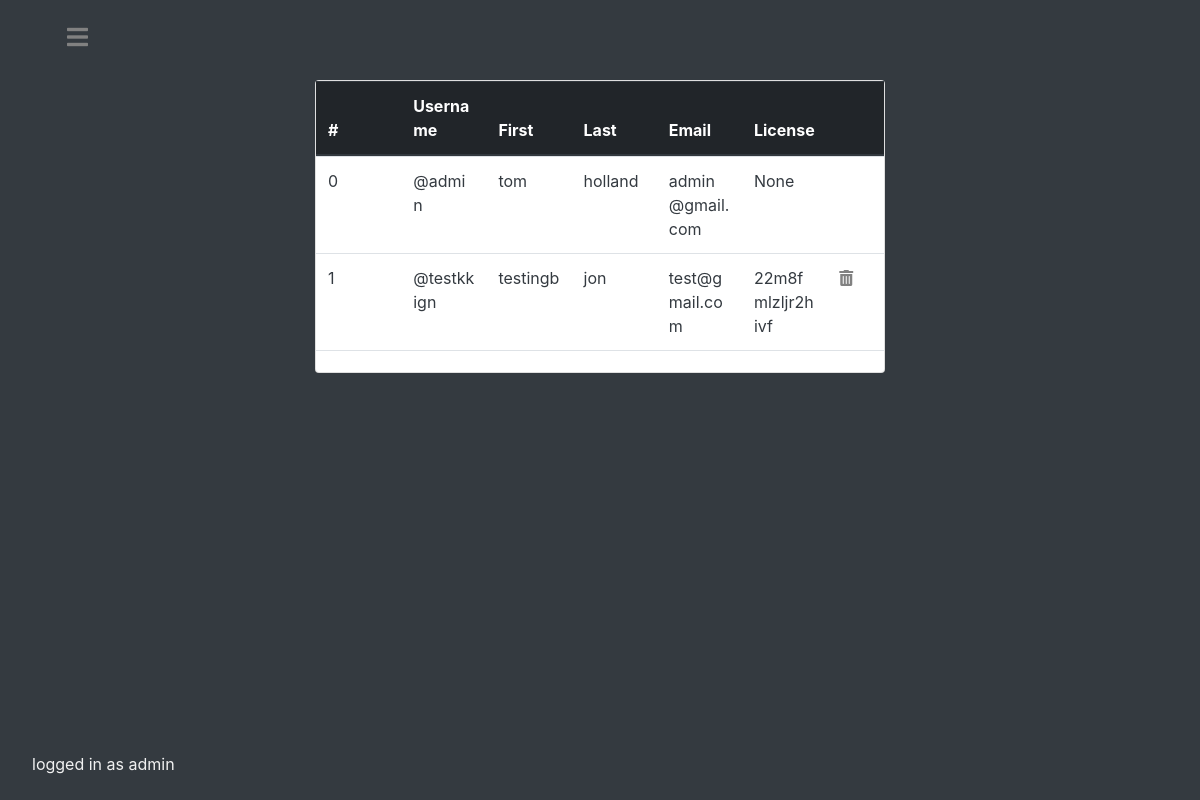
The page /admin/dashboard/users (signed in) on the database its author committed.
### tables this page shows
CREATE TABLE users (username text PRIMARY KEY, fName text, sName text, emailAddress text, password text, admin bool);

CREATE TABLE licenses (license text PRIMARY KEY, username text, boundToUser boolean, boundToDevice boolean, HWID string, devicename string, nextrenewal string, plan string);

### main.py (the view, shortened to what this page needs)
@app.route("/admin/dashboard/users", methods=['GET', 'POST'])
@login_required
def adminusers():
    if current_user.getAdminPerms():
        db = Database()
        tempusers = db.getAll('users')
        users = []
        for user in tempusers:
            user = list(user)
            dbattempt = db.checkIfUserHasLicense(user[0])
            if dbattempt != False:
                user.append(dbattempt)
            else:
                user.append(None)
            users.append(user)
        db.closeConnection()
        return render_template('adminusers.html',users=users)
    else:
        reason = f'Insufficient permissions.'
        return render_template('redirect.html', reason=reason)

### api.py (called while the page is built)
    def closeConnection(self):
        self.conn.close()
        return

    def getAll(self,dbname):
        self.c.execute(f'''SELECT * FROM {dbname}''')
        result = self.c.fetchall()
        return result

    def searchUsersByUsername(self,user):
        self.c.execute(f'''SELECT * FROM users WHERE username = ?''', (user,) )
        result = self.c.fetchone()
        return result

    def checkIfUserHasLicense(self,username):
        self.c.execute(f'''SELECT license FROM licenses WHERE username = ?''',
                       (username,))
        result = self.c.fetchone()
        if result:
            return result[0]
        else:
            return False

### main.py (called while the page is built)
@login_manager.user_loader
def load_user(username):
    dbconnection = Database()
    result = dbconnection.searchUsersByUsername(username)
    dbconnection.closeConnection()
    if result:
        if result[5] == "FALSE":
            return User(result[0], result[1], result[2], result[3], result[4])
        else:
            return AdministativeUser(result[0], result[1], result[2], result[3], result[4])
    else:
        return None

    def getAdminPerms(self):
        return self.isadmin

### templates/adminusers.html (shortened to what this page needs)
<!DOCTYPE html>
<html lang="en">
<head>
    <link rel="stylesheet" href="https://use.fontawesome.com/releases/v5.0.8/css/all.css">
    <link rel="stylesheet" href="https://maxcdn.bootstrapcdn.com/bootstrap/4.0.0/css/bootstrap.min.css"
>
</head>
<body class="bg-dark">
<div id="mySidenav" class="sidenav">
    <p class="footer fixed-bottom">logged in as {{ current_user.id }}</p>
</div>
<div id="main" class="container-fluid h-10 bg-dark text-white">
    <div class="col-3 text-left">
        <div class="navbarbutton"><a href="#" onclick="openNav()"><i class="fas fa-bars"></i></a></div>
    </div>
</div>
<div class="container-fluid h-80 bg-dark text-white">
    <div class="row h-90">
        <div class="col-3 text-left">
        </div>
        <div class="col-md-6 text-left justify-content-center align-items-center">
            <div class="card">
                <table id="dbtable" class="table mb-3 px-2">
                    <thead class="thead-dark">
                    <tr class="clickable">
                        <th scope="col" onclick="sortTable2(0)">#</th>
                        <th scope="col" onclick="sortTable2(1)">Username</th>
                        <th scope="col" onclick="sortTable2(2)">First</th>
                        <th scope="col" onclick="sortTable2(3)">Last</th>
                        <th scope="col" onclick="sortTable2(4)">Email</th>
                        <th scope="col" onclick="sortTable2(5)">License</th>
                        <th scope="col" width="10%"></th>
                    </tr>
                    </thead>
                    <tbody>
                    {% for value in users %}
                    <tr class="text-dark">
                        <td scope="row ">{{ users.index(value) }}</td>
                        <td>@{{ value[0] }}</td>
                        <td>{{ value[1] }}</td>
                        <td>{{ value[2] }}</td>
                        <td>{{ value[3] }}</td>
                        <td>{{ value[6] }}</td>
                        {% if value[5] == "FALSE" %}
                            <td width="10%"><form method="post"><button  id="delete" name="delete" type="submit" class="invisblebutton" value="{{ value[0] }}"><i class="fas fa-trash-alt"></i></button></form></td>
                        {% else %}
                            <td width="10%"></td>
                        {% endif %}
                    </tr>
                    {% endfor %}
                    </tbody>
                </table>
            </div>
        </div>
        <div class="col-3"></div>
    </div>
</div>
<div class="container-fluid h-10 bg-dark text-white "></div>
</body>
</html>

### templates/adminusers.html (style rules this page uses)
body,html { height:100%; }
.h-90 { height:90%; }
.h-80 { height:80%; }
.h-10 { height:10%; }
.sidenav { height: 100%; width: 0; position: fixed; z-index: 1; top: 0; left: 0; background-color: #111; overflow-x: hidden; padding-top: 60px; transition: 0.5s; }
.footer { color: #f1f1f1; padding: 8px 8px 8px 32px; white-space: nowrap; }
.navbarbutton { font-size: 150%; color: #E5D4C0; position: fixed; }
.navbarbutton a { padding: 8px 8px 8px 32px; color: #818181; transition: 0.3s; }
.navbarbutton a:link { color: #818181; }
.invisblebutton { background: none!important; border: none; padding: 0!important; font-family: arial, sans-serif; color: #818181; text-decoration: underline; cursor: pointer; }
.clickable { cursor: pointer; }
table { width: 100%; }
thead, tbody tr { display: table; width: 100%; table-layout: fixed; }
tbody { display: block; overflow-y: auto; table-layout: fixed; max-height: 200px; }
#main { transition: margin-left .5s; padding: 20px; }

### rows shown on the page
users: id "admin", index "0", username "admin", fName "tom", sName "holland", emailAddress "admin@gmail.com", value "None", admin True (drawn)
users: username "testkkign", fName "testingb", sName "jon", emailAddress "test@gmail.com", admin True (drawn)
licenses: license "22m8fmlzljr2hivf"

### other values the page prints
{{ users.index(value) }} "1"
